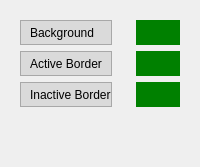
          <widget class="QWidget" name="renderPreviewPage">
           <layout class="QHBoxLayout" name="horizontalLayout_8">
            <item>
             <layout class="QVBoxLayout" name="verticalLayout_10">
              <property name="leftMargin">
               <number>9</number>
              </property>
              <property name="topMargin">
               <number>9</number>
              </property>
              <property name="rightMargin">
               <number>9</number>
              </property>
              <property name="bottomMargin">
               <number>9</number>
              </property>
              <item>
               <widget class="QLabel" name="label_41">
                <property name="minimumSize">
                 <size>
                  <width>0</width>
                  <height>25</height>
                 </size>
                </property>
                <property name="styleSheet">
                 <string notr="true">background-color: rgb(218, 218, 218)</string>
                </property>
                <property name="frameShape">
                 <enum>QFrame::StyledPanel</enum>
                </property>
                <property name="text">
                 <string>Background</string>
                </property>
                <property name="indent">
                 <number>9</number>
                </property>
               </widget>
              </item>
              <item>
               <widget class="QLabel" name="label_40">
                <property name="minimumSize">
                 <size>
                  <width>0</width>
                  <height>25</height>
                 </size>
                </property>
                <property name="styleSheet">
                 <string notr="true">background-color: rgb(218, 218, 218)</string>
                </property>
                <property name="frameShape">
                 <enum>QFrame::StyledPanel</enum>
                </property>
                <property name="text">
                 <string>Active Border</string>
                </property>
                <property name="indent">
                 <number>9</number>
                </property>
               </widget>
              </item>
              <item>
               <widget class="QLabel" name="label_39">
                <property name="minimumSize">
                 <size>
                  <width>0</width>
                  <height>25</height>
                 </size>
                </property>
                <property name="styleSheet">
                 <string notr="true">background-color: rgb(218, 218, 218)</string>
                </property>
                <property name="frameShape">
                 <enum>QFrame::StyledPanel</enum>
                </property>
                <property name="text">
                 <string>Inactive Border</string>
                </property>
                <property name="indent">
                 <number>9</number>
                </property>
               </widget>
              </item>
              <item>
               <spacer name="verticalSpacer_4">
                <property name="orientation">
                 <enum>Qt::Vertical</enum>
                </property>
                <property name="sizeHint" stdset="0">
                 <size>
                  <width>20</width>
                  <height>40</height>
                 </size>
                </property>
               </spacer>
              </item>
             </layout>
            </item>
            <item>
             <widget class="QFrame" name="previewColoursFrame">
              <layout class="QVBoxLayout" name="prevColoursFrame">
               <property name="leftMargin">
                <number>9</number>
               </property>
               <property name="topMargin">
                <number>9</number>
               </property>
               <property name="rightMargin">
                <number>9</number>
               </property>
               <property name="bottomMargin">
                <number>9</number>
               </property>
               <item>
                <widget class="colorDemoWidget" name="prevcol_background" native="true">
                 <property name="minimumSize">
                  <size>
                   <width>0</width>
                   <height>25</height>
                  </size>
                 </property>
                 <property name="maximumSize">
                  <size>
                   <width>16777215</width>
                   <height>25</height>
                  </size>
                 </property>
                 <property name="styleSheet">
                  <string notr="true">border: red; background: green</string>
                 </property>
                </widget>
               </item>
               <item>
                <widget class="colorDemoWidget" name="prevcol_inactiveborder" native="true">
                 <property name="minimumSize">
                  <size>
                   <width>0</width>
                   <height>25</height>
                  </size>
                 </property>
                 <property name="maximumSize">
                  <size>
                   <width>16777215</width>
                   <height>25</height>
                  </size>
                 </property>
                 <property name="styleSheet">
                  <string notr="true">border: red; background: green</string>
                 </property>
                </widget>
               </item>
               <item>
                <widget class="colorDemoWidget" name="prevcol_activeborder" native="true">
                 <property name="minimumSize">
                  <size>
                   <width>0</width>
                   <height>25</height>
                  </size>
                 </property>
                 <property name="maximumSize">
                  <size>
                   <width>16777215</width>
                   <height>25</height>
                  </size>
                 </property>
                 <property name="styleSheet">
                  <string notr="true">border: red; background: green</string>
                 </property>
                </widget>
               </item>
               <item>
                <spacer name="verticalSpacer_6">
                 <property name="orientation">
                  <enum>Qt::Vertical</enum>
                 </property>
                 <property name="sizeHint" stdset="0">
                  <size>
                   <width>20</width>
                   <height>40</height>
                  </size>
                 </property>
                </spacer>
               </item>
              </layout>
             </widget>
            </item>
           </layout>
          </widget>
